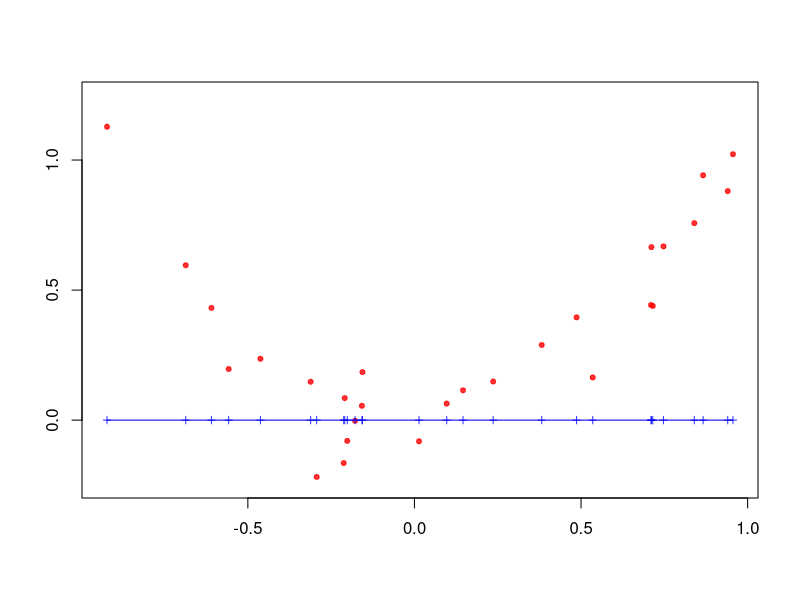
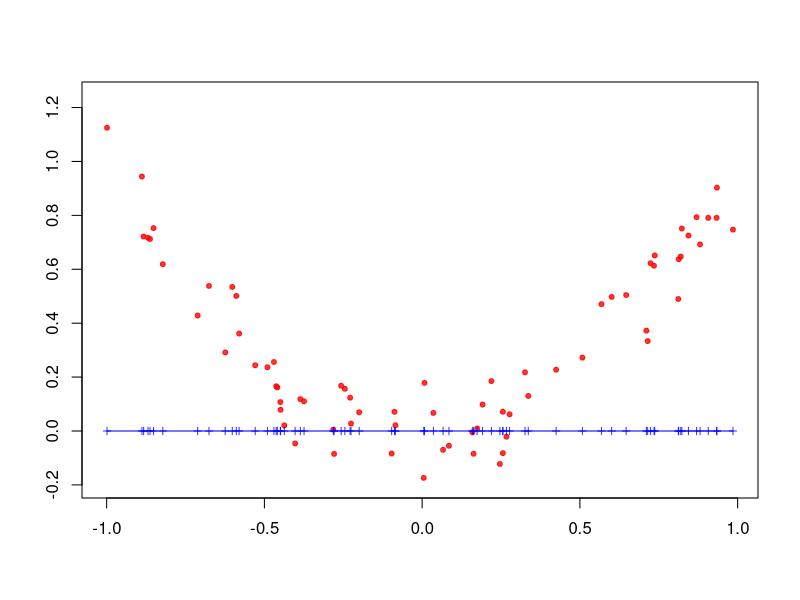

Write the R code that produced these figures, in order.
## Michal Ramsza
## Proste wykorzystanie pakietu nnet

## Wgranie koniecznych bibliotek
require(nnet)
require(caret)

## Funkcja do tworzenia danych
data.create <- function(range, coefs, n=100, s=1){
	x <- runif(n, min(range), max(range));
	x <- sort(x);
	y <- coefs[1];
	for(k in 2:length(coefs)){
		y <- coefs[k] * x^(k-1);
	}
	y <- y + rnorm(length(y), 0, s)
	data.frame(x=x, y=y)
}

## Przykladowe dane
data <- data.create(c(-1,1), c(0,0,1),s=.1)

## Podzial proby na uczaca i testowa
ind <- sort(createDataPartition(data$y, p=0.7, 
	list=FALSE))
data.train <- data[ind,]
data.test <- data[-ind,]

## Przykladowe zastosowanie funkcji
## nnet

## Estymacja malej sieci neuronowej
model.nn <- nnet( y ~ x,
    data = data.train,
    size = 200,
    decay = 0,
    linout = FALSE,
    skip = FALSE,
    maxit = 10^4,
    Hess = TRUE);

## Wyniki
data.predict.train <- data.frame(x=data.train$x,
	y=predict(model.nn, data.train)) 
data.predict.test <- data.frame(x=data.test$x,
	y=predict(model.nn, data.test))
	
## Wizualizacja
png(file="ex_02_2_fig_1.png")
plot(data.test, pch=20,
	xlab="", ylab="", col=rgb(1,0,0,.8),
	ylim=1.1*range(data.test$y))
points(data.predict.test, pch=3, cex=.7,
	col=rgb(0,0,1,.8))
lines(data.predict.test, col="blue")
dev.off()

png(file="ex_02_2_fig_2.png")
plot(data.train, pch=20,
	xlab="", ylab="", col=rgb(1,0,0,.8),
	ylim=1.1*range(data.train$y))
points(data.predict.train, pch=3, cex=.7,
	col=rgb(0,0,1,.8))
lines(data.predict.train, col="blue")
dev.off()

